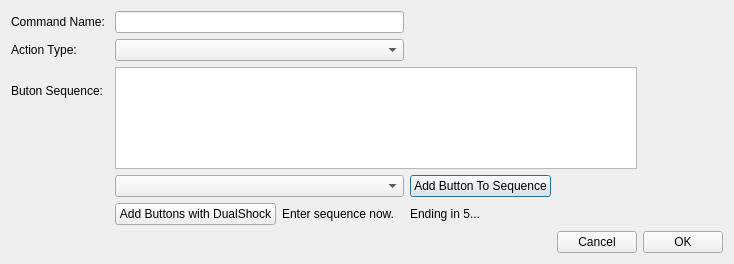
<?xml version="1.0" encoding="UTF-8"?>
<ui version="4.0">
 <class>AddCustomCommandDialog</class>
 <widget class="QDialog" name="AddCustomCommandDialog">
  <property name="geometry">
   <rect>
    <x>0</x>
    <y>0</y>
    <width>734</width>
    <height>264</height>
   </rect>
  </property>
  <property name="windowTitle">
   <string>AddCustomCommandDialog</string>
  </property>
  <layout class="QHBoxLayout" name="horizontalLayout">
   <item>
    <layout class="QGridLayout" name="gridLayout">
     <item row="7" column="1" colspan="3">
      <widget class="QComboBox" name="buttonSelector"/>
     </item>
     <item row="2" column="1" rowspan="2" colspan="5">
      <widget class="QListView" name="buttonSequenceList"/>
     </item>
     <item row="2" column="0">
      <widget class="QLabel" name="label_3">
       <property name="text">
        <string>Buton Sequence:</string>
       </property>
      </widget>
     </item>
     <item row="7" column="4">
      <widget class="QPushButton" name="addButtonToSequenceButton">
       <property name="text">
        <string>Add Button To Sequence</string>
       </property>
      </widget>
     </item>
     <item row="0" column="0">
      <widget class="QLabel" name="label">
       <property name="text">
        <string>Command Name: </string>
       </property>
      </widget>
     </item>
     <item row="1" column="0">
      <widget class="QLabel" name="label_2">
       <property name="text">
        <string>Action Type: </string>
       </property>
      </widget>
     </item>
     <item row="9" column="5">
      <widget class="QPushButton" name="cancelButton">
       <property name="text">
        <string>Cancel</string>
       </property>
      </widget>
     </item>
     <item row="9" column="6">
      <widget class="QPushButton" name="okButton">
       <property name="text">
        <string>OK</string>
       </property>
      </widget>
     </item>
     <item row="1" column="1" colspan="3">
      <widget class="QComboBox" name="actionTypeSelector"/>
     </item>
     <item row="0" column="1" colspan="3">
      <widget class="QLineEdit" name="commandNameField"/>
     </item>
     <item row="8" column="1">
      <widget class="QPushButton" name="addButtonToSequenceWithDS">
       <property name="text">
        <string>Add Buttons with DualShock</string>
       </property>
      </widget>
     </item>
     <item row="8" column="2" colspan="2">
      <widget class="QLabel" name="addButtonWithDSInstructionLabel">
       <property name="text">
        <string>Enter sequence now.</string>
       </property>
      </widget>
     </item>
     <item row="8" column="4">
      <widget class="QLabel" name="addButtonWithDSTimerLabel">
       <property name="text">
        <string>Ending in 5...</string>
       </property>
      </widget>
     </item>
    </layout>
   </item>
  </layout>
 </widget>
 <layoutdefault spacing="6" margin="11"/>
 <resources/>
 <connections>
  <connection>
   <sender>cancelButton</sender>
   <signal>clicked()</signal>
   <receiver>AddCustomCommandDialog</receiver>
   <slot>reject()</slot>
   <hints>
    <hint type="sourcelabel">
     <x>583</x>
     <y>237</y>
    </hint>
    <hint type="destinationlabel">
     <x>647</x>
     <y>179</y>
    </hint>
   </hints>
  </connection>
 </connections>
</ui>
